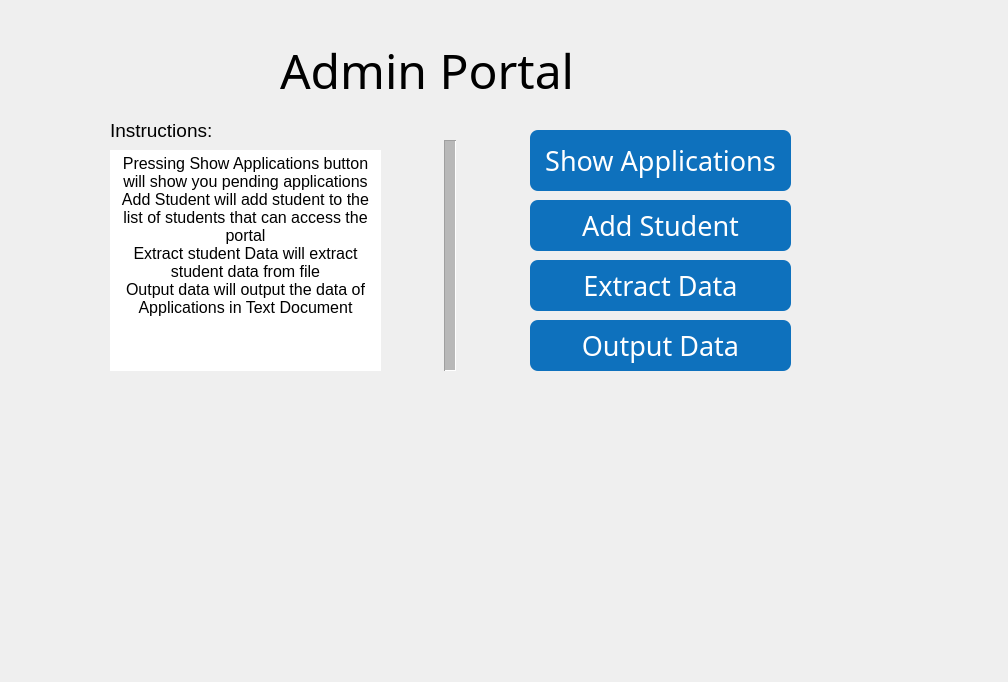
<?xml version="1.0" encoding="UTF-8"?>
<ui version="4.0">
 <class>TeacherMenu</class>
 <widget class="QDialog" name="TeacherMenu">
  <property name="geometry">
   <rect>
    <x>0</x>
    <y>0</y>
    <width>1008</width>
    <height>682</height>
   </rect>
  </property>
  <property name="windowTitle">
   <string>Dialog</string>
  </property>
  <widget class="QPushButton" name="pushButton_3">
   <property name="geometry">
    <rect>
     <x>530</x>
     <y>260</y>
     <width>261</width>
     <height>51</height>
    </rect>
   </property>
   <property name="font">
    <font>
     <family>Bahnschrift</family>
     <pointsize>20</pointsize>
    </font>
   </property>
   <property name="styleSheet">
    <string notr="true">border-radius:8px;
background-color:rgb(14, 113, 189);
color:white;</string>
   </property>
   <property name="text">
    <string>Extract Data</string>
   </property>
  </widget>
  <widget class="Line" name="line">
   <property name="geometry">
    <rect>
     <x>440</x>
     <y>140</y>
     <width>20</width>
     <height>231</height>
    </rect>
   </property>
   <property name="midLineWidth">
    <number>10</number>
   </property>
   <property name="orientation">
    <enum>Qt::Vertical</enum>
   </property>
  </widget>
  <widget class="QPushButton" name="AddStu">
   <property name="geometry">
    <rect>
     <x>530</x>
     <y>200</y>
     <width>261</width>
     <height>51</height>
    </rect>
   </property>
   <property name="font">
    <font>
     <family>Bahnschrift</family>
     <pointsize>20</pointsize>
     <bold>false</bold>
    </font>
   </property>
   <property name="styleSheet">
    <string notr="true">border-radius:8px;
background-color:rgb(14, 113, 189);
color:white;</string>
   </property>
   <property name="text">
    <string>Add Student</string>
   </property>
  </widget>
  <widget class="QLabel" name="label">
   <property name="geometry">
    <rect>
     <x>280</x>
     <y>40</y>
     <width>311</width>
     <height>61</height>
    </rect>
   </property>
   <property name="font">
    <font>
     <family>Rockwell</family>
     <pointsize>36</pointsize>
    </font>
   </property>
   <property name="text">
    <string>Admin Portal</string>
   </property>
  </widget>
  <widget class="QPushButton" name="pushButton_4">
   <property name="geometry">
    <rect>
     <x>530</x>
     <y>320</y>
     <width>261</width>
     <height>51</height>
    </rect>
   </property>
   <property name="font">
    <font>
     <family>Bahnschrift</family>
     <pointsize>20</pointsize>
    </font>
   </property>
   <property name="styleSheet">
    <string notr="true">border-radius:8px;
background-color:rgb(14, 113, 189);
color:white;</string>
   </property>
   <property name="text">
    <string>Output Data</string>
   </property>
  </widget>
  <widget class="QTextBrowser" name="textBrowser">
   <property name="geometry">
    <rect>
     <x>110</x>
     <y>150</y>
     <width>271</width>
     <height>221</height>
    </rect>
   </property>
   <property name="styleSheet">
    <string notr="true">border-radius:10px;</string>
   </property>
   <property name="html">
    <string>&lt;!DOCTYPE HTML PUBLIC &quot;-//W3C//DTD HTML 4.0//EN&quot; &quot;http://www.w3.org/TR/REC-html40/strict.dtd&quot;&gt;
&lt;html&gt;&lt;head&gt;&lt;meta name=&quot;qrichtext&quot; content=&quot;1&quot; /&gt;&lt;meta charset=&quot;utf-8&quot; /&gt;&lt;style type=&quot;text/css&quot;&gt;
p, li { white-space: pre-wrap; }
hr { height: 1px; border-width: 0; }
li.unchecked::marker { content: &quot;\2610&quot;; }
li.checked::marker { content: &quot;\2612&quot;; }
&lt;/style&gt;&lt;/head&gt;&lt;body style=&quot; font-family:'Segoe UI'; font-size:9pt; font-weight:400; font-style:normal;&quot;&gt;
&lt;p align=&quot;center&quot; style=&quot; margin-top:0px; margin-bottom:0px; margin-left:0px; margin-right:0px; -qt-block-indent:0; text-indent:0px;&quot;&gt;&lt;span style=&quot; font-size:12pt;&quot;&gt;Pressing Show Applications button will show you pending applications &lt;br /&gt;Add Student will add student to the list of students that can access the portal&lt;br /&gt;Extract student Data will extract student data from file&lt;br /&gt;Output data will output the data of Applications in Text Document&lt;/span&gt;&lt;/p&gt;&lt;/body&gt;&lt;/html&gt;</string>
   </property>
  </widget>
  <widget class="QLabel" name="label_2">
   <property name="geometry">
    <rect>
     <x>110</x>
     <y>120</y>
     <width>111</width>
     <height>21</height>
    </rect>
   </property>
   <property name="font">
    <font>
     <pointsize>14</pointsize>
    </font>
   </property>
   <property name="text">
    <string>Instructions:</string>
   </property>
  </widget>
  <widget class="QPushButton" name="show_app">
   <property name="geometry">
    <rect>
     <x>530</x>
     <y>130</y>
     <width>261</width>
     <height>61</height>
    </rect>
   </property>
   <property name="font">
    <font>
     <family>Bahnschrift</family>
     <pointsize>20</pointsize>
    </font>
   </property>
   <property name="styleSheet">
    <string notr="true">border-radius:8px;
background-color:rgb(14, 113, 189);
color:white;</string>
   </property>
   <property name="text">
    <string>Show Applications</string>
   </property>
  </widget>
 </widget>
 <resources/>
 <connections/>
</ui>
